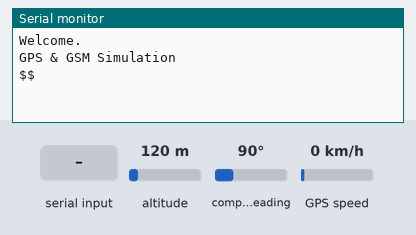
A sketch run on a simulated Arduino Uno, built with avr-gcc and run on an emulated ATmega328P. Parts: the last lines printed to the serial monitor. The inputs (shaded band) are chosen by the test bench; at power-on: altitude 120 m, compass heading 90°, GPS speed 0 km/h. The GPS gets a fix after 3 s at 37.7749, -122.4194 with 8 satellites; the modem accepts every AT command (registered, SIM ready, sends succeed) and sends nothing else.

Above: at 1.3 s.
1.4 s: "s" received over Serial
At 6.1 s:
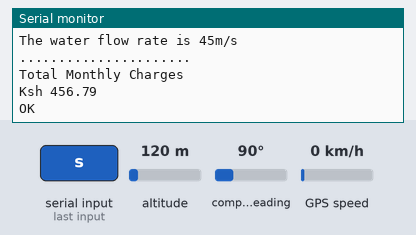
At 10.5 s:
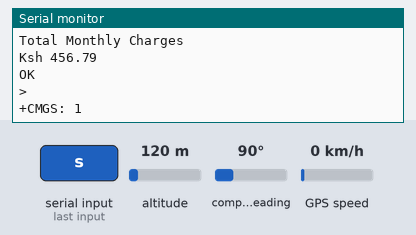

Measured:
- after the input at 1.4 s, the serial monitor: prints a new line after 2.0 s (image 1)

The sketch:

code.ino
```cpp
#include <SoftwareSerial.h>
#include <TinyGPS.h>

TinyGPS gps;  //Creates a new instance of the TinyGPS object

float lat = -1.6848579,lon = 37.1690756;


SoftwareSerial mySerial(9, 10); //RX and TX pins respectively.

void setup()
{
  mySerial.begin(9600);   // Setting the baud rate of GSM Module
  Serial.begin(9600);    // Setting the baud rate of Serial Monitor (Arduino)
  Serial.println("Welcome.");
  Serial.println("GPS & GSM Simulation");
  Serial.println();
  delay(100);
}


void loop()
{


  if (Serial.available()>0)
   switch(Serial.read())
  {
    case 's':
    case 'S':
      mySerial.println("AT+CMGF=1");    //Sets the GSM Module in Text Mode
     delay(1000);  // Delay of 1 second
     mySerial.println("AT+CMGS=\"+917263072799\"\r"); //mobile number to send a text to
     delay(1000);
     Serial.println();
     Serial.println("Name: Fateen Shaikh");
     Serial.println("......................");
     Serial.println("Your location....");
     Serial.println(gps_connect());
     Serial.println("......................");
     Serial.println("Total Quantity Consumed.");
     Serial.println("Water: 75m3");
     Serial.println("......................");
     Serial.println("The water flow rate is 45m/s");// The SMS text you want to send
     Serial.println("......................");
     Serial.println("Total Monthly Charges");
     Serial.println("Ksh 456.79");
     Serial.println();
     delay(100);
     mySerial.println((char)26);// ASCII code of CTRL+Z for saying the end of sms to  the module
      delay(1000);
      break;


    case 'r':
    case 'R':
      mySerial.println("AT+CNMI=2,2,0,0,0"); // AT Command to receive a live SMS
      delay(1000);
      break;
  }

 if (mySerial.available()>0)
   Serial.write(mySerial.read());
}


float gps_connect() {
  while (Serial.available()) { // check for gps data
    if (gps.encode(Serial.read())) // encode gps data
    {
      gps.f_get_position(&lat, &lon); // get latitude and longitude
      // display position

    }
  }

  String latitude = String(lat, 6);
  String longitude = String(lon, 6);
  Serial.println("Latitude: " + latitude + "," "Longitude: " + longitude);
  delay(1000);
}
```
